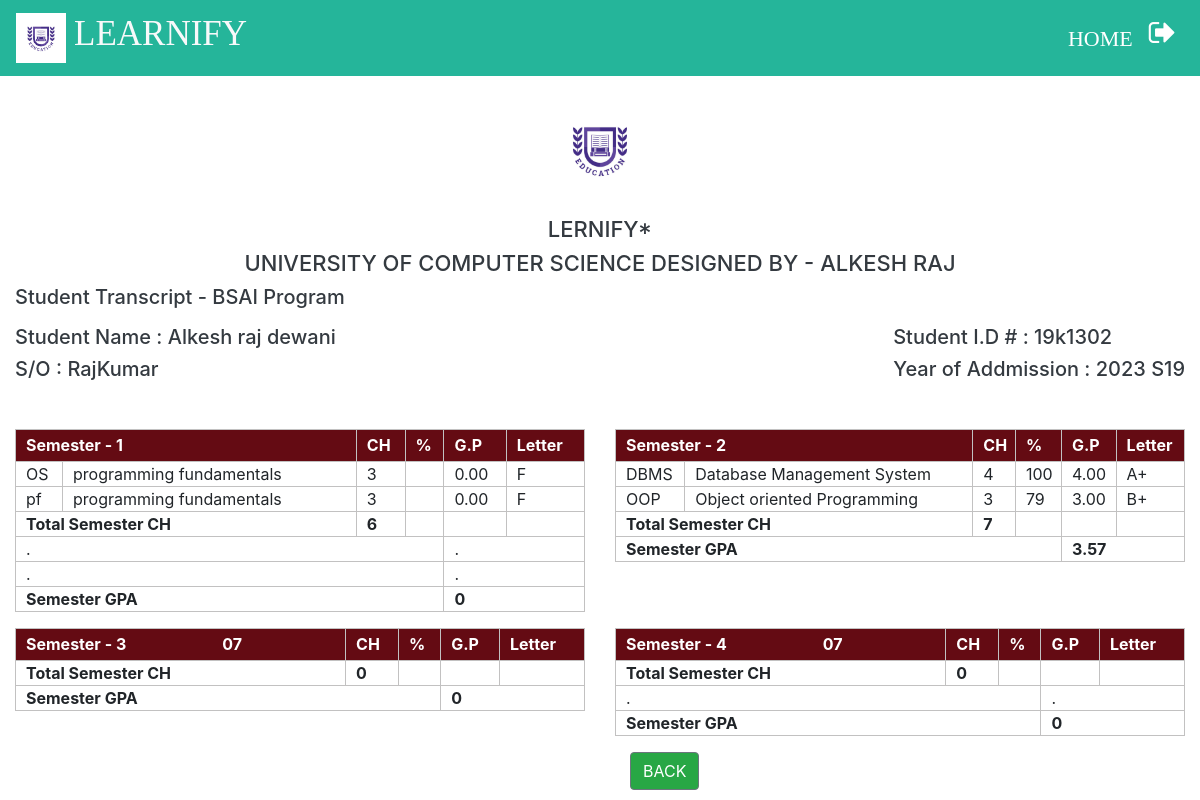
Screenshot of /Student/student-transcript.php (signed in) with the database file from the repository.
### tables this page shows
CREATE TABLE IF NOT EXISTS `student_info` (
  `roll_no` varchar(20) NOT NULL,
  `first_name` varchar(30) NOT NULL,
  `middle_name` varchar(30) NOT NULL,
  `last_name` varchar(30) NOT NULL,
  `father_name` varchar(30) NOT NULL,
  `email` varchar(30) NOT NULL,
  `mobile_no` varchar(11) NOT NULL,
  `course_code` varchar(11) NOT NULL,
  `session` varchar(10) NOT NULL,
  `profile_image` varchar(100) NOT NULL,
  `prospectus_issued` varchar(10) NOT NULL,
  `prospectus_amount` varchar(10) NOT NULL,
  `form_b` varchar(20) NOT NULL,
  `applicant_status` varchar(20) NOT NULL,
  `application_status` varchar(20) NOT NULL,
  `cnic` varchar(15) NOT NULL,
  `dob` varchar(10) NOT NULL,
  `other_phone` varchar(11) NOT NULL,
  `gender` varchar(10) NOT NULL,
  `permanent_address` varchar(150) NOT NULL,
  `current_address` varchar(150) NOT NULL,
  `place_of_birth` varchar(150) NOT NULL,
  `matric_complition_date` varchar(10) NOT NULL,
  `matric_awarded_date` varchar(10) NOT NULL,
  `matric_certificate` varchar(100) NOT NULL,
  `fa_complition_date` varchar(10) NOT NULL,
  `fa_awarded_date` varchar(10) NOT NULL,
  `fa_certificate` varchar(100) NOT NULL,
  `ba_complition_date` varchar(10) NOT NULL,
  `ba_awarded_date` varchar(10) NOT NULL,
  `ba_certificate` varchar(100) NOT NULL,
  `semester` int NOT NULL,
  `total_marks` int NOT NULL,
  `obtain_marks` int NOT NULL,
  `state` varchar(20) NOT NULL,
  `admission_date` timestamp NOT NULL DEFAULT CURRENT_TIMESTAMP ON UPDATE CURRENT_TIMESTAMP,
  PRIMARY KEY (`roll_no`)
);

CREATE TABLE IF NOT EXISTS `sessions` (
  `session_id` int NOT NULL AUTO_INCREMENT,
  `session` varchar(30) NOT NULL,
  `created_date` timestamp NOT NULL DEFAULT CURRENT_TIMESTAMP ON UPDATE CURRENT_TIMESTAMP,
  PRIMARY KEY (`session_id`)
);

CREATE TABLE IF NOT EXISTS `course_subjects` (
  `subject_code` varchar(10) NOT NULL,
  `subject_name` varchar(50) NOT NULL,
  `course_code` varchar(10) NOT NULL,
  `semester` int NOT NULL,
  `credit_hours` int NOT NULL,
  PRIMARY KEY (`subject_code`)
);

CREATE TABLE IF NOT EXISTS `class_result` (
  `class_result_id` int NOT NULL AUTO_INCREMENT,
  `roll_no` varchar(30) NOT NULL,
  `course_code` varchar(30) NOT NULL,
  `subject_code` varchar(10) NOT NULL,
  `semester` varchar(11) NOT NULL,
  `total_marks` varchar(11) NOT NULL,
  `obtain_marks` varchar(11) NOT NULL,
  `result_date` varchar(10) NOT NULL,
  PRIMARY KEY (`class_result_id`)
);

CREATE TABLE IF NOT EXISTS `student_courses` (
  `student_course_id` int NOT NULL AUTO_INCREMENT,
  `course_code` varchar(10) NOT NULL,
  `semester` int NOT NULL,
  `roll_no` varchar(10) NOT NULL,
  `subject_code` varchar(10) NOT NULL,
  `session` varchar(10) NOT NULL,
  `assign_date` varchar(10) NOT NULL,
  PRIMARY KEY (`student_course_id`),
  KEY `course_code` (`course_code`)
);

### Student/student-transcript.php (the view, shortened to what the rows shown need)
<?php
		require_once "../connection/connection.php";
?>
<?php
    function grade($obtain_marks, $assign_date) {
        if($assign_date <=15){
            if ($obtain_marks>=85) {
                $grade = "A+";
            }
            else if ($obtain_marks>=80) {
                $grade = "A";
            }
            else if ($obtain_marks>=75) {
                $grade = "B+";
            }
            else if ($obtain_marks>=70) {
                $grade = "B";
            }
            else if ($obtain_marks>=65) {
                $grade = "C+";
            }
            else if ($obtain_marks>=60) {
                $grade = "C";
            }
            else if ($obtain_marks>=55) {
                $grade = "D+";
            }
            else if ($obtain_marks>=50) {
                $grade = "D";
            }
            else {
                $grade = "F";
            }
        }
        return $grade;
    }
?>
<?php
    function gpa($obtain_marks, $assign_date) {
        if($assign_date <= 15){
            if ($obtain_marks>=80) {
                $gpa = "4.00";
            }
            else if ($obtain_marks>=75) {
                $gpa = "3.00";
            }
            else if ($obtain_marks>=70) {
                $gpa = "3.00";
            }
            else if ($obtain_marks>=65) {
                $gpa = "2.00";
            }
            else if ($obtain_marks>=60) {
                $gpa = "2.00";
            }
            else if ($obtain_marks>=55) {
                $gpa = "1.00";
            }
            else if ($obtain_marks>=50) {
                $gpa = "1.00";
            }
            else {
                $gpa = "0.00";
            }
        }
        return $gpa;
    }
?>
<?php include "../common/common-header.php"?>
    <div class="container-fluid mb-4 text-dark">
        <div class="program-info">
            <?php
                $roll_no = $_SESSION['LoginStudent'];
                $query = "select * from student_info inner join sessions on sessions.session=student_info.session where roll_no = '$roll_no'";
                $run = mysqli_query($con, $query);
                while($row = mysqli_fetch_array($run)){ ?>
                    <h5>Student Transcript - <?php echo $row['course_code']; ?> Program</h5>
        </div>
        <div class="d-flex mt-3">
            <div>
                <h5>Student Name : <?php echo $row['first_name']. " ". $row['middle_name']. " ". $row['last_name']; ?></h5>
                <h5>S/O : <?php echo $row['father_name']; ?></h5>
            </div>
            <div class="ml-auto">
                <h5>Student I.D # : <?php echo $row['roll_no']; ?></h5>
                <h5>Year of Addmission : <?php echo intval($row['admission_date']) . " ". $row['session']; ?></h5>
            </div>
        </div>
        <?php }
        ?>
    </div>
    <div class="container-fluid table-font-for-transcript">
        <div class="row">
            <div class="col-lg-6 col-md-12 col-sm-12">
                <div>
                    <section class="mt-3">
                        <div class="mt-2">
                            <table class="w-100 table-elements table-six-tr"cellpadding="2">
                                <tr class="pt-5 table-six text-white" style="height: 32px;">
                                <?php
                                    $assign_date="";
                                    $session ="";
                                ?>
                                    <th colspan="2"><div class="d-flex"><span class="mr-5">Semester - 1</span><span class="ml-5"><?php echo  $assign_date . " ".$session; ?> </span></div></th>
                                    <th>CH</th>
                                    <th>%</th>
                                    <th>G.P</th>
                                    <th>Letter</th>
                                </tr>
                                <?php
                                    $obtain_marks = "";
                                    $total_ch = 0;
                                    $total_quality_points = 0;
                                    $que="select * from course_subjects where semester=1 order By semester asc";
                                    $run=mysqli_query($con,$que);
                                    while ($row=mysqli_fetch_array($run)) {
                                ?>
                                <tr>
                                    <td><?php echo $row['subject_code'] ?></td>
                                    <td><?php echo $row['subject_name'] ?></td>
                                    <td><?php echo $row['credit_hours'] ?></td>
                                    <td><?php echo $obtain_marks ?></td>
                                    <?php
                                        $gpa = gpa($obtain_marks, $assign_date);
                                        $grade = grade($obtain_marks, $assign_date);
                                    ?>
                                    <td><?php echo $gpa; ?></td>
                                    <td><?php echo $grade; ?></td>
                                    <?php
                                        $total_ch = $total_ch + $row['credit_hours'];
                                    ?>
                                </tr>
                                <?php
                                $obtain_marks = "";
                                    }
                                ?>
                                <tr>
                                    <th colspan="2">Total Semester CH</th>
                                    <th><?php echo $total_ch; ?></th>
                                    <th></th>
                                    <th></th>
                                    <th></th>
                                </tr>
                                <tr>
                                    <th colspan="4">Semester GPA</th>
                                    <th colspan="2"><?php echo  round($total_quality_points/$total_ch, 2); ?></th>
                                </tr>
                            </table>
                        </div>
                    </section>
                </div>
            </div>
            <div class="col-lg-6 col-md-12 col-sm-12">
                <div>
                    <section class="mt-3">
                        <div class="mt-2">
                            <table class="w-100 table-elements table-six-tr"cellpadding="2">
                                <tr class="pt-5 table-six text-white" style="height: 32px;">
                                    <th colspan="2"><div class="d-flex"><span class="mr-5">Semester - 2</span><span class="ml-5"><?php echo  $assign_date. " ".$session; ?> </span></div></th>
                                    <th>CH</th>
                                    <th>%</th>
                                    <th>G.P</th>
                                    <th>Letter</th>
                                </tr>
                                <?php
                                    $obtain_marks = "";
                                    $total_ch = 0;
                                    $total_quality_points = 0;
                                    $que="select * from course_subjects where semester=2 order By semester asc";
                                    $run=mysqli_query($con,$que);
                                    while ($row=mysqli_fetch_array($run)) {
                                ?>
                                <tr>
                                    <td><?php echo $row['subject_code'] ?></td>
                                    <td><?php echo $row['subject_name'] ?></td>
                                    <td><?php echo $row['credit_hours'] ?></td>
                                    <?php
                                        $subject = $row['subject_code'];
                                        $result_query = "select * from class_result cr inner join student_courses cs on cr.subject_code = cs.subject_code and cr.roll_no=cs.roll_no where cr.subject_code='$subject' and cr.roll_no='$roll_no'";
                                        $run_result = mysqli_query($con, $result_query);
                                        while($result_row = mysqli_fetch_array($run_result)){
                                            $obtain_marks = $result_row['obtain_marks'];
                                            $assign_date = date("y", strtotime($result_row['assign_date']));
                                        }
                                    ?>
                                    <td><?php echo $obtain_marks ?></td>
                                    <?php
                                        $gpa = gpa($obtain_marks, $assign_date);
                                        $grade = grade($obtain_marks, $assign_date);
                                    ?>
                                    <td><?php echo $gpa; ?></td>
                                    <td><?php echo $grade; ?></td>
                                    <?php
                                        $total_ch = $total_ch + $row['credit_hours'];
                                        if($obtain_marks>=50){
                                            $quality_points = $gpa * $row['credit_hours'];
                                            $total_quality_points = $total_quality_points + $quality_points;
                                        }
                                    ?>
                                </tr>
                                <?php
                                $obtain_marks = "";
                                    }
                                ?>
                                <tr>
                                    <th colspan="2">Total Semester CH</th>
                                    <th><?php echo $total_ch; ?></th>
                                    <th></th>
                                    <th></th>
                                    <th></th>
                                </tr>
                                <tr>
                                    <th colspan="4">Semester GPA</th>
                                    <th colspan="2"><?php echo  round($total_quality_points/$total_ch, 2); ?></th>
                                </tr>
                            </table>
                        </div>
                    </section>
                </div>
            </div>
        </div>
        <div class="row">
            <div class="col-lg-6 col-md-12 col-sm-12">
                <div>
                    <section class="mt-3">
                        <div class="mt-2">
                            <table class="w-100 table-elements table-six-tr"cellpadding="2">
                                <tr class="pt-5 table-six text-white" style="height: 32px;">
                                    <th colspan="2"><div class="d-flex"><span class="mr-5">Semester - 3</span><span class="ml-5"><?php echo  $assign_date. " ".$session; ?> </span></div></th>
                                    <th>CH</th>
                                    <th>%</th>
                                    <th>G.P</th>
                                    <th>Letter</th>
                                </tr>
                                <?php
                                    $total_ch = 0;
                                    $total_quality_points = 0;
                                ?>
                                <tr>
                                    <th colspan="2">Total Semester CH</th>
                                    <th><?php echo $total_ch; ?></th>
                                    <th></th>
                                    <th></th>
                                    <th></th>
                                </tr>
                                <tr>
                                    <th colspan="4">Semester GPA</th>
                                    <th colspan="2"><?php echo  round($total_quality_points/2, 2); ?></th>
                                </tr>
                            </table>
                        </div>
                    </section>
                </div>
            </div>
            <div class="col-lg-6 col-md-12 col-sm-12">
                <div>
                    <section class="mt-3">
                        <div class="mt-2">
                            <table class="w-100 table-elements table-six-tr"cellpadding="2">
                                <tr class="pt-5 table-six text-white" style="height: 32px;">
                                    <th colspan="2"><div class="d-flex"><span class="mr-5">Semester - 4</span><span class="ml-5"><?php echo  $assign_date. " ".$session; ?> </span></div></th>
                                    <th>CH</th>
                                    <th>%</th>
                                    <th>G.P</th>
                                    <th>Letter</th>
                                </tr>
                                <?php
                                    $total_ch = 0;
                                    $total_quality_points = 0;
                                ?>
                                <tr>
                                    <th colspan="2">Total Semester CH</th>
                                    <th><?php echo $total_ch; ?></th>
                                    <th></th>
                                    <th></th>
                                    <th></th>
                                </tr>
                                <tr>
                                    <th colspan="4">Semester GPA</th>
                                    <th colspan="2"><?php echo  round($total_quality_points/233, 2); ?></th>
                                </tr>
                            </table>
                        </div>
                    </section>
                </div>
            </div>
        </div>
    </div>
</body>
</html>

### rows the page displays
student_info: course_code "BSAI", first_name "Alkesh", middle_name "raj", last_name "dewani", father_name "RajKumar", roll_no "19k1302", admission_date "2023", sessions.session "S19"
course_subjects: subject_code "OS", subject_name "programming fundamentals", credit_hours "3", gpa "0.00", grade "F"
course_subjects: subject_code "pf", subject_name "programming fundamentals", credit_hours "3", gpa "0.00", grade "F"
course_subjects: subject_code "DBMS", subject_name "Database Management System", credit_hours "4", class_result.obtain_marks "100", class_result.obtain_marks "4.00", class_result.obtain_marks "A+"
course_subjects: subject_code "OOP", subject_name "Object oriented Programming", credit_hours "3", class_result.obtain_marks "79", class_result.obtain_marks "3.00", class_result.obtain_marks "B+"
class_result: student_courses.assign_date "07"

### other values shown
$total_ch "6"
$total_quality_points/$total_ch "0"
$total_ch "7"
$total_quality_points/$total_ch "3.57"
$total_ch "0"
$total_quality_points/2 "0"
$total_quality_points/233 "0"
